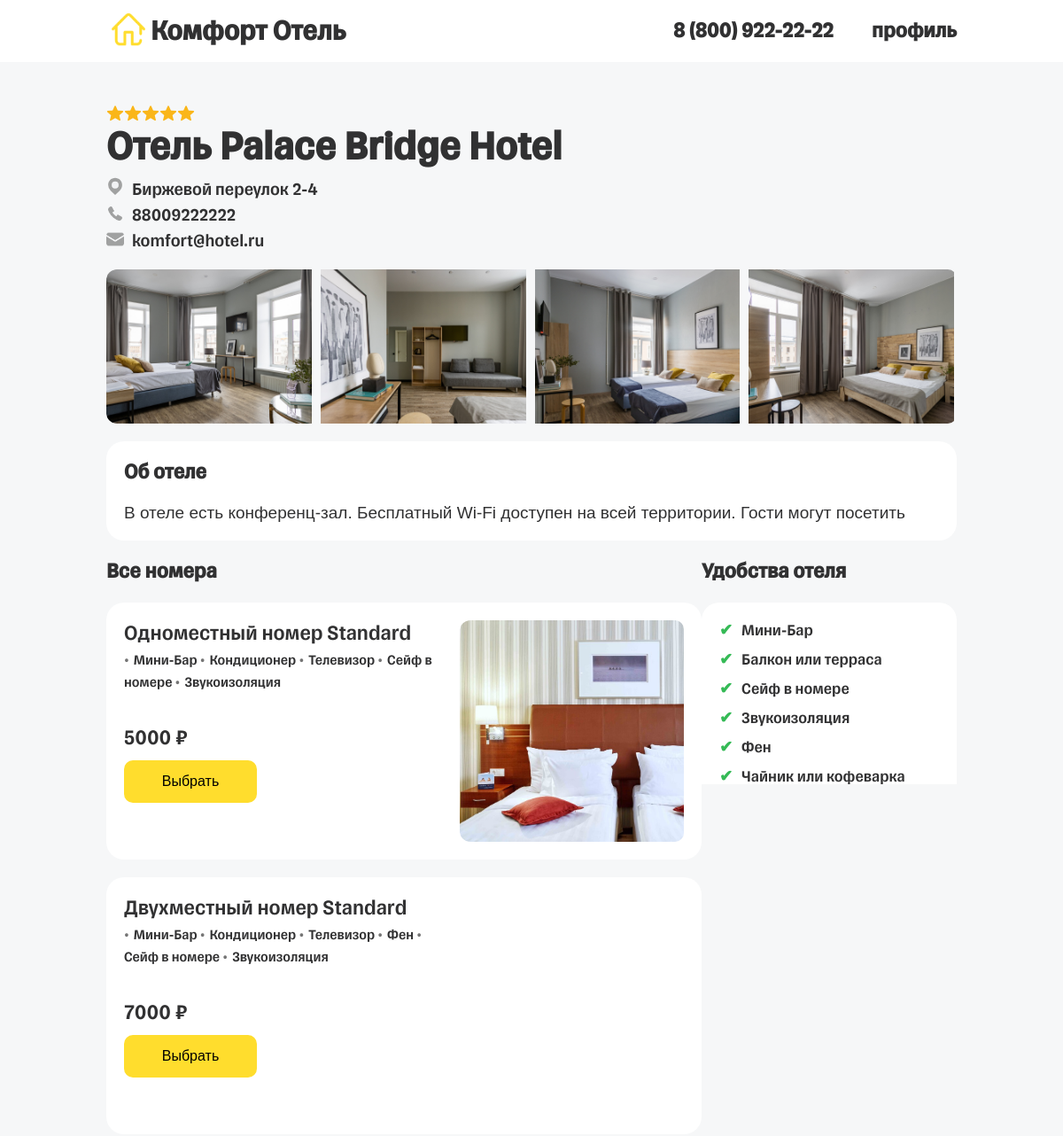
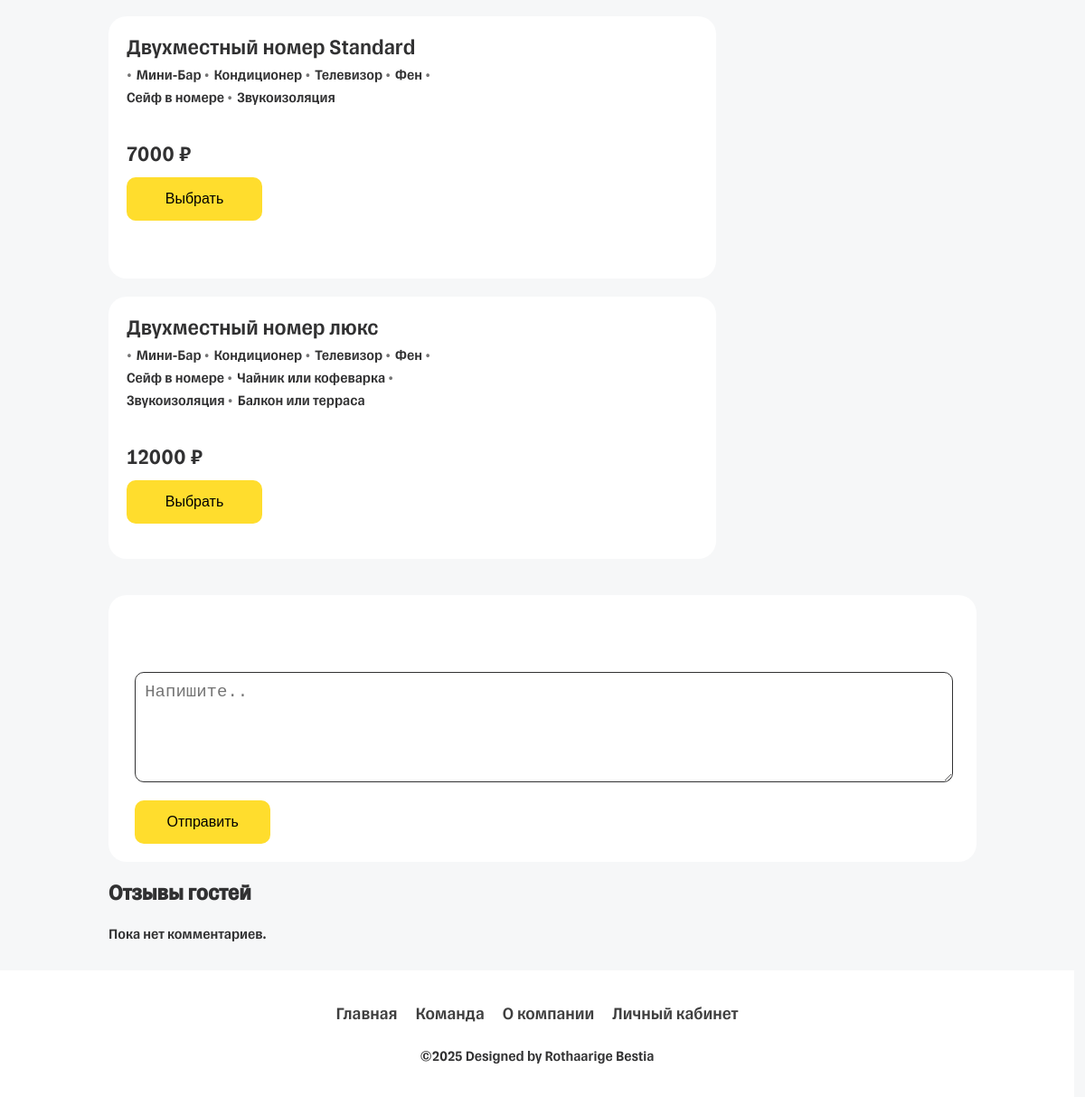
/hotel/3/ (signed in), run on the app's committed database (2 pictures, top to bottom).
### product/models.py (models this page shows, shortened)
class Hotel(models.Model):
    RATING_CHOICES = [
        (0, '0'),
        (1, '1'),
        (2, '2'),
        (3, '3'),
        (4, '4'),
        (5, '5'),
    ]
    name = models.CharField('Название', max_length=50)
    address = models.CharField('Адрес', max_length=50)
    contact_phone = models.CharField('Контактный номер', max_length=11)
    email = models.CharField('Email', max_length=100)
    description = models.TextField('Описание', max_length=600)
    rating = models.IntegerField(choices=RATING_CHOICES)
    foto1 = models.CharField('Фото1')
    foto2 = models.CharField('Фото2')
    foto3 = models.CharField('Фото3')
    foto4 = models.CharField('Фото4')
    foto5 = models.CharField('Фото5')
    class Meta:
        verbose_name = 'Отель'
        verbose_name_plural = 'Отели'

class Room(models.Model):
    ROOM_TYPE_CHOICES = [
        (0, 'Одноместный'),
        (1, 'Двуместный'),
        (2, 'Люкс'),
    ]
    room_name = models.CharField('Название комнаты', max_length=50)
    room_number = models.IntegerField('Номер комнаты')
    hotel_id = models.ForeignKey(Hotel, on_delete=models.CASCADE, verbose_name='Отель')
    type = models.IntegerField('Тип комнаты', choices=ROOM_TYPE_CHOICES)
    minbar = models.BooleanField('Мини-Бар', default=True)
    conditioner = models.BooleanField('Кондиционер', default=True)
    television = models.BooleanField('Телевизор', default=True)
    hairdryer = models.BooleanField("Фен", default = True)
    safe = models.BooleanField("Сейф в номере", default = True)
    Kettle_or_coffee_maker = models.BooleanField("Чайник или кофеварка", default = True)
    Sound_insulation = models.BooleanField("Звукоизоляция", default = True)
    Balcony_or_terrace = models.BooleanField("Балкон или терраса", default = True)
    special_for_ivalid = models.BooleanField("Удобства для людей с ограниченными возможностями", default = True)
    Telephone = models.BooleanField("Телефон", default = True)
    Fridge = models.BooleanField("Холодильник", default = True)
    Underfloor_heating = models.BooleanField("Пол с подогревом", default = True)
    Work_facilities = models.BooleanField("Удобства для работы", default = True)
    Baby_cot_services = models.BooleanField("Услуги по предоставлению детской кроватки", default = True)
    price = models.IntegerField('Цена')
    foto1 = models.CharField('Фото1')
    foto2 = models.CharField('Фото2')
    class Meta:
        verbose_name = 'Комната'
        verbose_name_plural = 'Комнаты'

### product/views.py (the view, shortened to what this page needs)
# urls.py: path('hotel/<int:id>/', views.hotel_info, name='hotel_info'),
def hotel_info(request, id):
    hotel = get_object_or_404(Hotel, id=id)
    rooms = Room.objects.filter(hotel_id=hotel.id)
    client = None
    if request.user.is_authenticated:
        try:
            client = request.user.clients
        except User.clients.RelatedObjectDoesNotExist:
            pass
    comments = Reviews_and_ratings.objects.filter(hotel_id=hotel).order_by('-date')
    amenities_set = set()
    for room in rooms:
        if room.minbar:
            amenities_set.add('Мини-Бар')
        if room.conditioner:
            amenities_set.add('Кондиционер')
        if room.television:
            amenities_set.add('Телевизор')
        if room.hairdryer:
            amenities_set.add('Фен')
        if room.safe:
            amenities_set.add('Сейф в номере')
        if room.Kettle_or_coffee_maker:
            amenities_set.add('Чайник или кофеварка')
        if room.Sound_insulation:
            amenities_set.add('Звукоизоляция')
        if room.Balcony_or_terrace:
            amenities_set.add('Балкон или терраса')
        if room.special_for_ivalid:
            amenities_set.add('Удобства для людей с ограниченными возможностями')
        if room.Telephone:
            amenities_set.add('Телефон')
        if room.Fridge:
            amenities_set.add('Холодильник')
        if room.Underfloor_heating:
            amenities_set.add('Пол с подогревом')
        if room.Work_facilities:
            amenities_set.add('Удобства для работы')
        if room.Baby_cot_services:
            amenities_set.add('Услуги по предоставлению детской кроватки')
    context = {
        'hotel': hotel,
        'rooms': rooms,
        'client': client,
        'comments': comments,
        'amenities_set': amenities_set,
    }
    return render(request, 'hotel/hotel_info.html', context)

### product/templates/hotel/hotel_info.html (shortened to what this page needs)
{% load static %}
<!DOCTYPE html>
<html lang="ru">
  {% include "header.html" %}
	<content id="hotel_info-content">
		<section id="mainHotel">
			<div class="mainHotel-textBlock">
				<div class="mainHotel-textBlockRaiting">
        </div>
				<h1 class="mainHotel-textBlockName">{{ hotel.name }}</h1>
				<div class="mainHotel-textBlockContacts">
					<div>
            {{ hotel.address }}<br></div>
					<div><img src="{% static 'img/phone.svg' %}">
            {{ hotel.contact_phone }}<br></div>
					<div><img src="{% static 'img/email.svg' %}">
            {{ hotel.email }}</div>
				</div>
			</div>
			<div class="mainHotel-imageBlock">
        <img src="{% static hotel.foto1 %}" alt="image">
        <img src="{% static hotel.foto2 %}" alt="image">
        <img src="{% static hotel.foto3 %}" alt="image">
        <img src="{% static hotel.foto4 %}" alt="image">
			</div>
		</section>
		<section id="aboutHotel">
			<h2 class="sectionTitle">Об отеле</h2>
			<label>
        {{ hotel.description }}
			</label>
		</section>
		<section id="roomsAndAmenities">
			<div class="Rooms">
				<h2 class="sectionTitle">Все номера</h2>
				{% for room in rooms %}
				<div class="roomBlock">
					<div class="aboutRoomText">
            <h2 class="roomName">{{ room.room_name }}</h2>
						<div class="roomAmenities">
              {% if room.minbar %}
                <label><span>•</span>Мини-Бар</label>
              {% endif %}
              {% if room.conditioner %}
                <label><span>•</span>Кондиционер</label>
              {% endif %}
              {% if room.television %}
                <label><span>•</span>Телевизор</label>
              {% endif %}
              {% if room.hairdryer %}
                <label><span>•</span>Фен</label>
              {% endif %}
              {% if room.safe %}
                <label><span>•</span>Сейф в номере</label>
              {% endif %}
              {% if room.Kettle_or_coffee_maker %}
                <label><span>•</span>Чайник или кофеварка</label>
              {% endif %}
              {% if room.Sound_insulation %}
                <label><span>•</span>Звукоизоляция</label>
              {% endif %}
              {% if room.Balcony_or_terrace %}
                <label><span>•</span>Балкон или терраса</label>
              {% endif %}
						</div>
						<div class="roomPrice">
							<span>{{ room.price }} ₽</span>
							<a href="{% url 'booking' hotel.id room.room_number %}"><button>Выбрать</button></a>
						</div>
					</div>
					<div class="roomImg-roomPrice">
						<div class="roomImgs">
              <img src="{% static room.foto1 %}" alt="image">
						</div>
					</div>
        </div>
				{% endfor %}
      </div>
			<div class="Amenities">
				<h2 class="sectionTitle">Удобства отеля</h2>
				<div class="amenitiesBlock">
          {% for amenity in amenities_set %}
            <label><span>✔</span>{{ amenity }}</label>
          {% endfor %}
				</div>
			</div>
		</section>
		<section id="commentSection">
			<div class="sendCommentBlock">
				<h2>Оставить комментарий</h2>
			<div class="sendCommentBlock-write">
        {% if user.is_authenticated %}
			    <form method="post" action="">
            <label for="estimation">Оценка (1-5):</label>
            <select name="estimation" id="estimation">
              <option value="5" selected>5</option>
            </select>
            <br>
            <textarea name="comment" placeholder="Напишите.."></textarea>
            <button type="submit">Отправить</button>
          </form>
        {% else %}
          <p>Пожалуйста, <a href="{% url 'login' %}">войдите</a>, чтобы оставить отзыв.</p>
        {% endif %}
			</div>
			</div>
			<div class="CommentsBlock">
				<h2 class="sectionTitle">Отзывы гостей</h2>
        {% for review in comments %}
				<div class="commentBlock">
					<div class="commentBlock-head">
            <h3 class="contentSender">{{ review.client_id.phio }}</h3>
            <div class="commentInfo">
              <span class="contentDate">{{ review.date|date:"d.m.Y H:i" }}</span>
              {% if review.estimation == 5 or review.estimation == 4 %}
                <div class="commentRaiting green">
                  <span class="commentRaiting-text">{{ review.estimation }}</span>
                </div>
              {% elif review.estimation == 3 %}
                <div class="commentRaiting yellow">
                  <span class="commentRaiting-text">{{ review.estimation }}</span>
                </div>
              {% else %}
                <div class="commentRaiting red">
                  <span class="commentRaiting-text">{{ review.estimation }}</span>
                </div>
              {% endif %}
            </div>
          </div>
          <p class="commentBlock-body">{{ review.comment }}</p>
            {% if user.is_superuser %}
                <form action="{% url 'comment_delete' review.id %}" method="post" style="display:inline;">
                    {% csrf_token %}
                    <button type="submit" onclick="return confirm('Вы уверены, что хотите удалить этот комментарий?');">Удалить</button>
                </form>
            {% endif %}
        </div>
        {% empty %}
          <p>Пока нет комментариев.</p>
        {% endfor %}
      </div>
		</section>
	</content>
	{% include "footer.html" %}
</body>
</html>

### product/templates/static/css/style.css (style rules this page uses)
* { padding: 0; margin: 0; }
html { overflow-x: hidden; }
body { font-family: 'tinkoff',sans-serif; background: #f6f7f8; color: #313132; }
button { background: #ffdd2d; border-radius: 10px; padding: 15px; border: none; cursor: pointer; font-size: 16px; }
.sectionTitle { margin-bottom: 20px; }
#mainHotel { padding: 0 20%; height: 45vh; display: flex; flex-direction: column; margin-top: 4%; }
.mainHotel-imageBlock { width: 100%; display: flex; overflow-x: auto; scrollbar-width: none; scrollbar-color: rgba(0, 0, 0, 0.3) transparent; border-radius: 10px; }
.mainHotel-imageBlock img:first-child { border-top-left-radius: 12px; border-bottom-left-radius: 12px; }
.mainHotel-imageBlock img { height: 100%; margin-right: 10px; }
.mainHotel-textBlockRaiting { height: 20px; display: flex; }
.mainHotel-textBlockName { font-size: 46px; }
.mainHotel-textBlockContacts { margin: 0 0 20px 0; color: #313132; font-size: 20px; }
.mainHotel-textBlockContacts div { margin-top: 5px; }
.mainHotel-textBlockContacts img { height: 20px; vertical-align: text-top; margin-right: 5px; }
#aboutHotel { margin: 20px 20%; padding: 20px; border-radius: 20px; background: white; }
#aboutHotel label { font-size: 19px; font-weight: 500; font-family: sans-serif; }
.sendCommentBlock { margin: 20px 20%; background: white; padding: 20px; border-radius: 20px; }
.sendCommentBlock-write textarea { width: 96%; height: 100px; padding: 10px; font-size: 19px; border-radius: 10px; border: 1px solid #313132; margin: 15px 1%; }
.sendCommentBlock-write button { margin-left: 1%; width: 150px; }
.CommentsBlock { margin: 0 20%; }
#roomsAndAmenities { margin: 0 20%; display: flex; justify-content: space-between; }
.Rooms { width: 70%; }
.roomBlock { background: white; padding: 20px; border-radius: 20px; display: flex; margin-bottom: 20px; }
.roomBlock .aboutRoomText { width: 60%; }
.roomName { font-weight: 500; }
.roomAmenities span { margin: 5px 5px 0px 0; color: #757575; display: inline-block; }
.roomImg-roomPrice { width: 40%; max-height: 250px; }
.roomImgs { height: 100%; display: flex; overflow-x: auto; border-radius: 10px; scrollbar-width: none; scrollbar-color: rgba(0, 0, 0, 0.3) transparent; border-radius: 10px; }
.roomImgs img { height: 100%; margin-right: 10px; }
.roomImgs img:first-child { border-top-left-radius: 12px; border-bottom-left-radius: 12px; }
.roomPrice { display: flex; flex-direction: column; justify-content: flex-end; margin-top: 10%; }
.roomPrice span { font-size: 24px; margin-bottom: 10px; }
.roomPrice button { width: 150px; }
.Amenities { width: 300px; }
.amenitiesBlock { background: white; padding: 20px; border-radius: 20px; margin-top: 20px; }
.amenitiesBlock label { display: block; font-size: 18px; margin-bottom: 10px; }
.amenitiesBlock label span { color: #35ba56; margin-right: 10px; font-weight: 700; }
@media (max-width: 1710px) { #roomsAndAmenities, .CommentsBlock { margin: 0 10%; } }
@media (max-width: 1710px) { #mainHotel { padding: 0 10%; } }
@media (max-width: 1710px) { #aboutHotel { margin: 20px 10%; } }
@media (max-width: 1710px) { .sendCommentBlock { margin: 20px 10%; } }

### data on the page
Hotel: rating 5 (drawn), name "Отель Palace Bridge Hotel", address "Биржевой переулок 2-4", contact_phone "88009222222", email "komfort@hotel.ru", foto1 (picture), foto2 (picture), foto3 (picture), foto4 (picture), description "В отеле есть конференц-зал. Бесплатный Wi-Fi доступен на всей территории. Гости могут посетить"
Room: room_name "Одноместный номер Standard", minbar "Мини-Бар", conditioner "Кондиционер", television "Телевизор", safe "Сейф в номере", Sound_insulation "Звукоизоляция", price "5000", foto1 (picture)
Room: room_name "Двухместный номер Standard", minbar "Мини-Бар", conditioner "Кондиционер", television "Телевизор", hairdryer "Фен", safe "Сейф в номере", Sound_insulation "Звукоизоляция", price "7000", foto1 (picture)
Room: room_name "Двухместный номер Standard", minbar "Мини-Бар", conditioner "Кондиционер", television "Телевизор", hairdryer "Фен", safe "Сейф в номере", Sound_insulation "Звукоизоляция", price "7000", foto1 (picture)
Room: room_name "Двухместный номер люкс", minbar "Мини-Бар", conditioner "Кондиционер", television "Телевизор", hairdryer "Фен", safe "Сейф в номере", Kettle_or_coffee_maker "Чайник или кофеварка", Sound_insulation "Звукоизоляция", Balcony_or_terrace "Балкон или терраса", price "12000", foto1 (picture)

### other printed values
{{ amenity }} "Мини-Бар" "Балкон или терраса" "Сейф в номере" "Звукоизоляция" "Фен" "Чайник или кофеварка"
